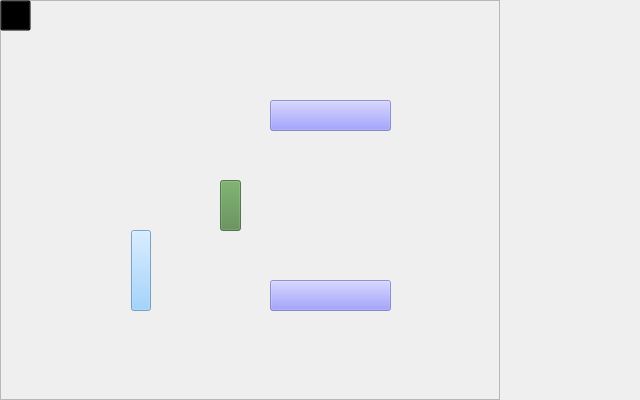
<?xml version="1.0" encoding="UTF-8"?>
<ui version="4.0">
 <class>f3_plan</class>
 <widget class="QWidget" name="f3_plan">
  <property name="geometry">
   <rect>
    <x>0</x>
    <y>0</y>
    <width>640</width>
    <height>400</height>
   </rect>
  </property>
  <property name="windowTitle">
   <string>Form</string>
  </property>
  <widget class="QFrame" name="frame">
   <property name="geometry">
    <rect>
     <x>0</x>
     <y>0</y>
     <width>500</width>
     <height>400</height>
    </rect>
   </property>
   <property name="styleSheet">
    <string notr="true">QFrame#frame{

	border-image: url(:/new/seats/f3_plan.jpg);
}</string>
   </property>
   <property name="frameShape">
    <enum>QFrame::StyledPanel</enum>
   </property>
   <property name="frameShadow">
    <enum>QFrame::Raised</enum>
   </property>
   <widget class="QPushButton" name="f3_1Button">
    <property name="geometry">
     <rect>
      <x>131</x>
      <y>230</y>
      <width>20</width>
      <height>81</height>
     </rect>
    </property>
    <property name="styleSheet">
     <string notr="true">background-color: rgba(135, 199, 255, 200);</string>
    </property>
    <property name="text">
     <string/>
    </property>
   </widget>
   <widget class="QPushButton" name="f3_2Button">
    <property name="geometry">
     <rect>
      <x>220</x>
      <y>180</y>
      <width>21</width>
      <height>51</height>
     </rect>
    </property>
    <property name="styleSheet">
     <string notr="true">background-color: rgba(83, 136, 71, 200);</string>
    </property>
    <property name="text">
     <string/>
    </property>
   </widget>
   <widget class="QPushButton" name="f3_3Button">
    <property name="geometry">
     <rect>
      <x>270</x>
      <y>100</y>
      <width>121</width>
      <height>31</height>
     </rect>
    </property>
    <property name="styleSheet">
     <string notr="true">background-color: rgba(126, 126, 255,150);</string>
    </property>
    <property name="text">
     <string/>
    </property>
   </widget>
   <widget class="QPushButton" name="f3_4Button">
    <property name="geometry">
     <rect>
      <x>270</x>
      <y>280</y>
      <width>121</width>
      <height>31</height>
     </rect>
    </property>
    <property name="styleSheet">
     <string notr="true">background-color: rgba(126, 126, 255,150);</string>
    </property>
    <property name="text">
     <string/>
    </property>
   </widget>
   <widget class="QPushButton" name="backButton">
    <property name="geometry">
     <rect>
      <x>0</x>
      <y>0</y>
      <width>31</width>
      <height>31</height>
     </rect>
    </property>
    <property name="styleSheet">
     <string notr="true">border-image: url(:/new/prefix1/back.png);
background-color: transparent;</string>
    </property>
    <property name="text">
     <string/>
    </property>
   </widget>
  </widget>
 </widget>
 <resources/>
 <connections/>
</ui>
